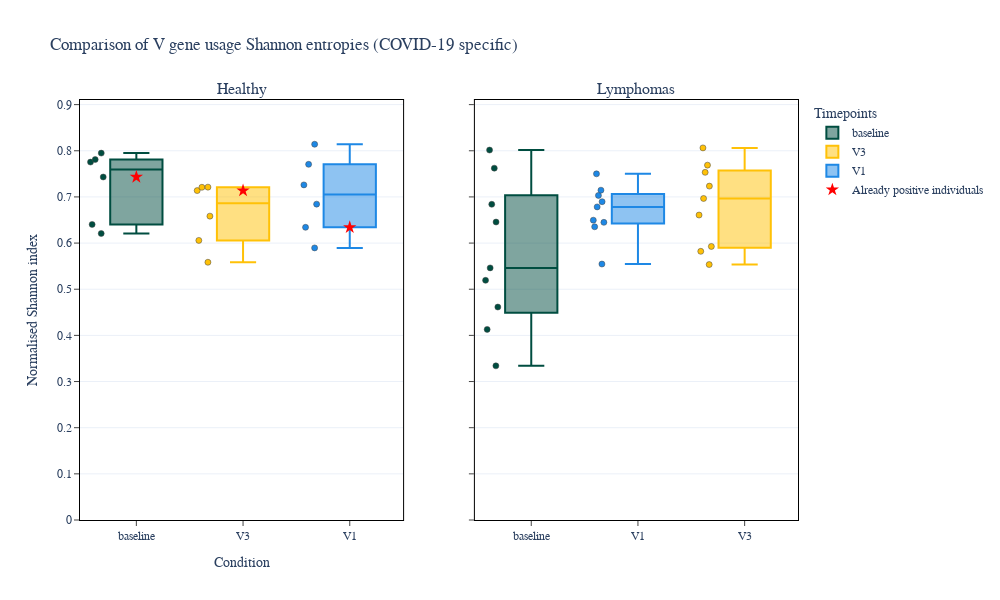

Notebook cell for this chart:
### Code cell
# Define specific samples to highlight
highlight_samples = ['39700', 'A1', 'A8', '39678', 'A6', 'B1', '7L', '8L', '9L'] 
plotting.plot_gene_entropy_comparison(stat, highlight_samples, [0., .91],
                                       'vgene_usage_covid', 'Comparison of V gene usage Shannon entropies (COVID-19 specific)', PLOTSDIR)

### Figure 1 — Plotly figure (JSON) as saved in the notebook; plotly's stock layout.template omitted (floating-point values rounded to 4 significant figures)
{"data": [{"boxpoints": "all", "marker": {"color": "#004D40", "line": {"width": 0.5}}, "name": "baseline", "showlegend": true, "text": ["39465", "39498", "39521", "39617", "39670", "39678"], "type": "box", "xaxis": "x", "y": [0.6405, 0.7755, 0.781, 0.6208, 0.7949, 0.7431], "yaxis": "y"}, {"boxpoints": "all", "marker": {"color": "#FFC107", "line": {"width": 0.5}}, "name": "V3", "showlegend": true, "text": ["A10", "A11", "A12", "A9", "B1", "B2"], "type": "box", "xaxis": "x", "y": [0.5585, 0.7212, 0.6058, 0.7209, 0.7137, 0.6584], "yaxis": "y"}, {"boxpoints": "all", "marker": {"color": "#1E88E5", "line": {"width": 0.5}}, "name": "V1", "showlegend": true, "text": ["A2", "A3", "A4", "A5", "A6", "A7"], "type": "box", "xaxis": "x", "y": [0.7706, 0.6844, 0.5895, 0.7261, 0.6341, 0.8141], "yaxis": "y"}, {"marker": {"color": "red", "size": 10, "symbol": "star"}, "mode": "markers", "name": "Already positive individuals", "showlegend": true, "text": ["39678", "A6", "B1"], "type": "scatter", "x": ["baseline", "V1", "V3"], "xaxis": "x", "y": [0.7431, 0.6341, 0.7137], "yaxis": "y"}, {"boxpoints": "all", "marker": {"color": "#004D40", "line": {"width": 0.5}}, "name": "baseline", "showlegend": false, "text": ["10L", "13L", "16L", "19L", "1L", "22L", "25L", "28L", "4L"], "type": "box", "xaxis": "x2", "y": [0.6456, 0.7623, 0.5193, 0.334, 0.684, 0.5463, 0.8015, 0.413, 0.4614], "yaxis": "y2"}, {"boxpoints": "all", "marker": {"color": "#1E88E5", "line": {"width": 0.5}}, "name": "V1", "showlegend": false, "text": ["11L", "14L", "17L", "20L", "23L", "26L", "29L", "2L", "5L"], "type": "box", "xaxis": "x2", "y": [0.7032, 0.7501, 0.5546, 0.6353, 0.6784, 0.7146, 0.6449, 0.6896, 0.6496], "yaxis": "y2"}, {"boxpoints": "all", "marker": {"color": "#FFC107", "line": {"width": 0.5}}, "name": "V3", "showlegend": false, "text": ["12L", "15L", "18L", "21L", "24L", "27L", "30L", "3L", "6L"], "type": "box", "xaxis": "x2", "y": [0.7234, 0.8062, 0.5535, 0.6607, 0.5821, 0.7689, 0.6967, 0.7533, 0.5927], "yaxis": "y2"}, {"marker": {"color": "red", "size": 10, "symbol": "star"}, "mode": "markers", "name": "Already positive individuals", "showlegend": false, "text": [], "type": "scatter", "x": [], "xaxis": "x2", "y": [], "yaxis": "y2"}], "layout": {"annotations": [{"font": {"size": 16}, "showarrow": false, "text": "Healthy", "x": 0.225, "xanchor": "center", "xref": "paper", "y": 1, "yanchor": "bottom", "yref": "paper"}, {"font": {"size": 16}, "showarrow": false, "text": "Lymphomas", "x": 0.775, "xanchor": "center", "xref": "paper", "y": 1, "yanchor": "bottom", "yref": "paper"}], "bargap": 0.1, "barmode": "group", "font": {"family": "JetBrains Mono", "size": 12}, "height": 600, "legend": {"title": {"text": "Timepoints"}}, "title": {"text": "Comparison of V gene usage Shannon entropies (COVID-19 specific)"}, "width": 1000, "xaxis": {"anchor": "y", "domain": [0, 0.45], "linecolor": "black", "mirror": true, "showgrid": false, "showline": true, "ticks": "outside", "title": {"text": "Condition"}}, "xaxis2": {"anchor": "y2", "domain": [0.55, 1], "linecolor": "black", "mirror": true, "showgrid": false, "showline": true, "ticks": "outside"}, "yaxis": {"anchor": "x", "domain": [0, 1], "linecolor": "black", "mirror": true, "range": [0, 0.91], "showgrid": true, "showline": true, "ticks": "outside", "title": {"text": "Normalised Shannon index"}}, "yaxis2": {"anchor": "x2", "domain": [0, 1], "linecolor": "black", "matches": "y", "mirror": true, "range": [0, 0.91], "showgrid": true, "showline": true, "showticklabels": false, "ticks": "outside"}}}
